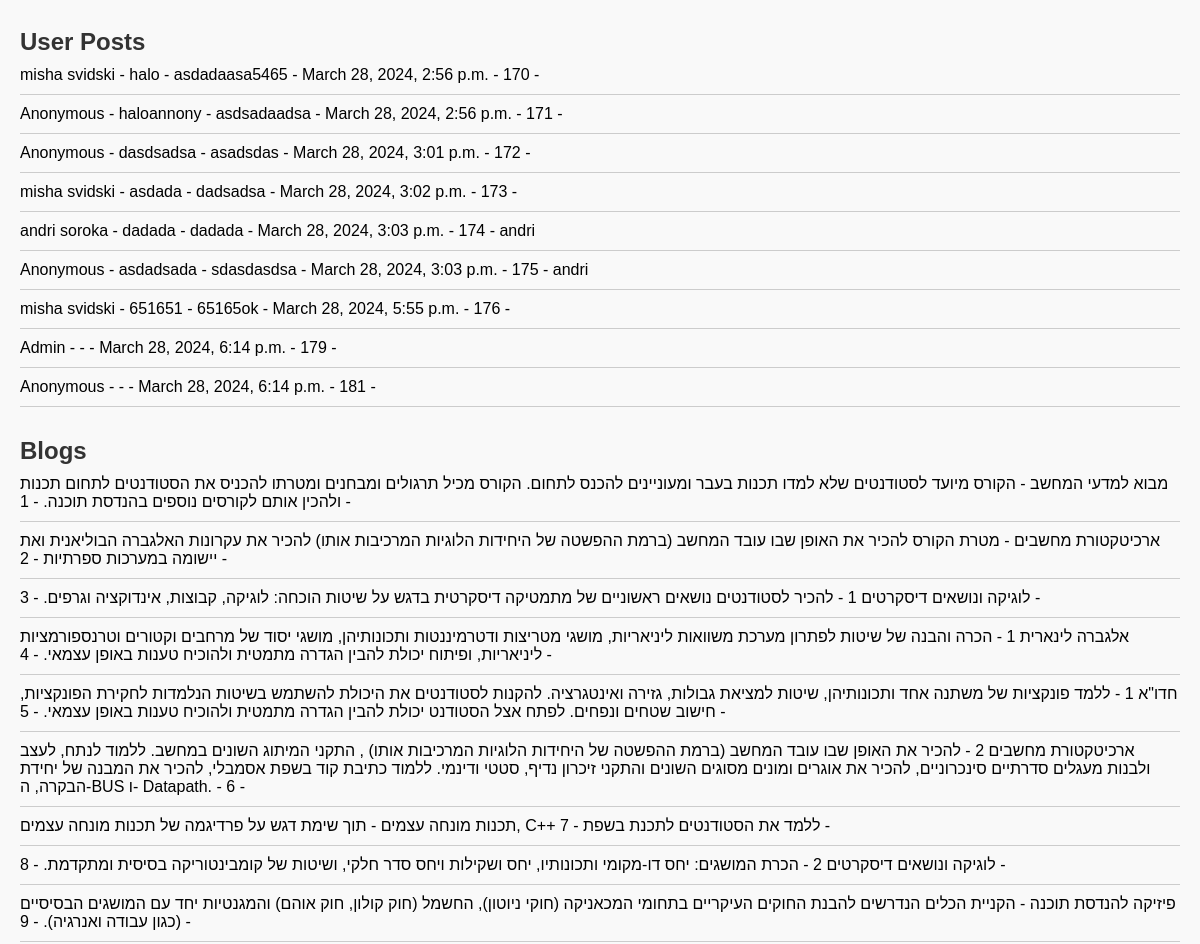
The page /data/ (middle part) on the database as committed earlier.
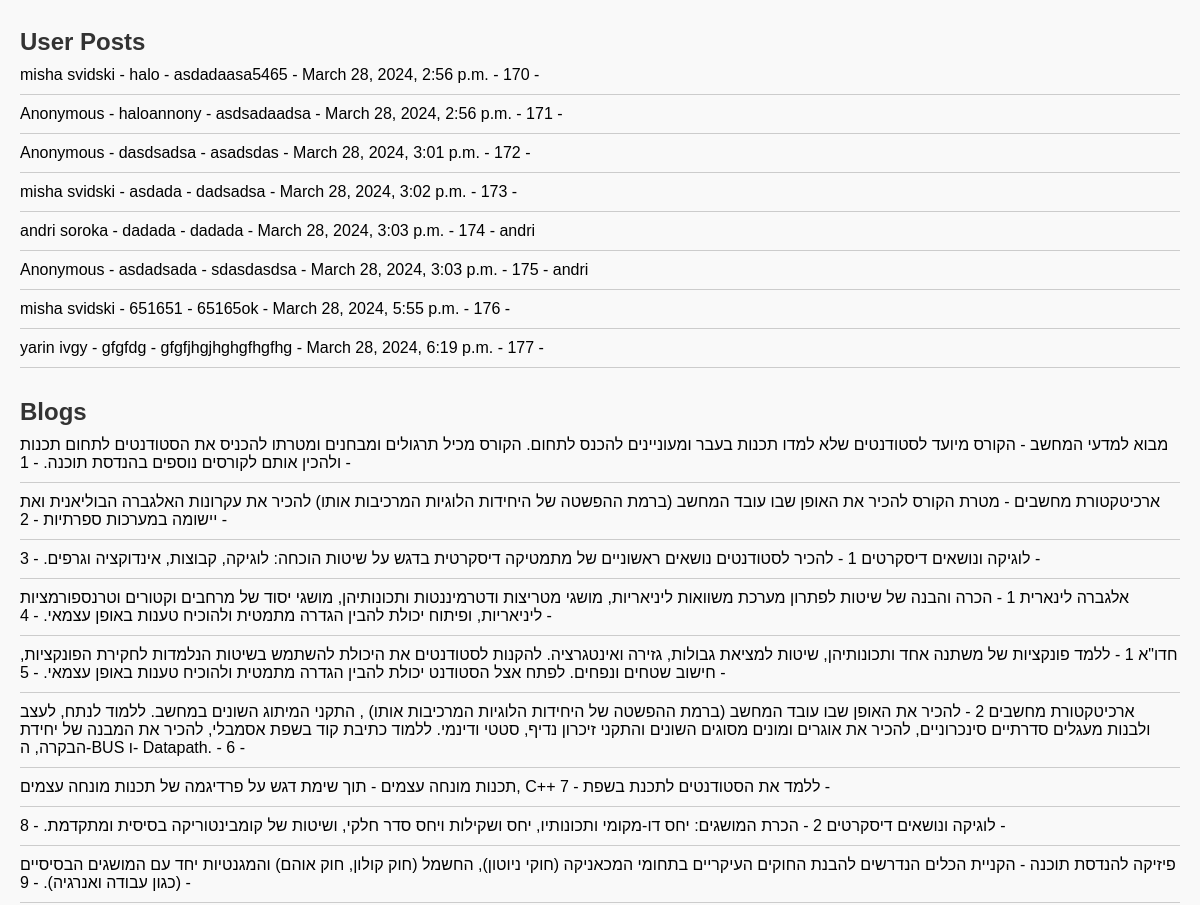
The same page on the database as committed later.
### S4S/models.py (models this page shows, shortened)
class Post2(models.Model):
    title = models.CharField(max_length=100)
    user_name = models.CharField(default="none", max_length=100)
    user_email = models.EmailField(null=True)
    content = models.TextField()
    date_posted = models.DateTimeField(default=timezone.now)
    blog = models.ForeignKey('Blog', on_delete=models.CASCADE, null=True)
    candidate = models.ForeignKey('Candidate', on_delete=models.CASCADE, null=True, blank=True)
    student = models.ForeignKey('Student', on_delete=models.CASCADE, null=True, blank=True)
    graduate = models.ForeignKey('Graduate', on_delete=models.CASCADE, null=True, blank=True)
    admin = models.ForeignKey('Admin', on_delete=models.CASCADE, null=True, blank=True)
    comment_count = models.IntegerField(default=0)
    likes_count = models.IntegerField(default=0)

class Candidate(models.Model):
    first_name = models.CharField(max_length=100)
    last_name = models.CharField(max_length=100)
    email = models.EmailField(max_length=254)
    password = models.CharField(max_length=100)
    reset_code = models.CharField(max_length=10, null=True, blank=True)

class Blog(models.Model):
    title = models.CharField(max_length=100)
    description = models.TextField(default='No description')

### S4S/DataVisuals.py (the view)
# urls.py: path('data/', DataVisuals.display_data, name='data'),
def display_data(request):
    candidates = Candidate.objects.all()
    students = Student.objects.all()
    graduates = Graduate.objects.all()
    posts = Post.objects.all()
    posts2 = Post2.objects.all()
    blogs = Blog.objects.all()
    return render(request, 'display_data.html', {'candidates': candidates, 'students': students,
                                                 'graduates': graduates, 'posts': posts, 'posts2': posts2 , 'blogs': blogs } )

### templates/display_data.html (shortened to what this page needs)
<!DOCTYPE html>
<html lang="en">
<head>
</head>
<body>
    <h1>User Posts</h1>
    <ul>
        {% for post2 in posts2 %}
        <li>{{ post2.user_name }} - {{ post2.title }} - {{ post2.content }}
            - {{ post2.date_posted }} - {{ post2.id }} - {{ post2.candidate.first_name }}</li>
        {% endfor %}
    </ul>
 <h1>Blogs</h1>
    <ul>
        {% for blog in blogs %}
        <li>{{ blog.title }} - {{ blog.description }} - {{ blog.id }} - </li>
        {% endfor %}
    </ul>
</body>
</html>

Rows that differ between the two databases and show on the page:
removed Post2: user_name "Admin", date_posted "March 28, 2024, 6:14 p.m.", id "179"
removed Post2: user_name "Anonymous", date_posted "March 28, 2024, 6:14 p.m.", id "181"
added Post2: user_name "yarin ivgy", title "gfgfdg", content "gfgfjhgjhghgfhgfhg", date_posted "March 28, 2024, 6:19 p.m.", id "177"
